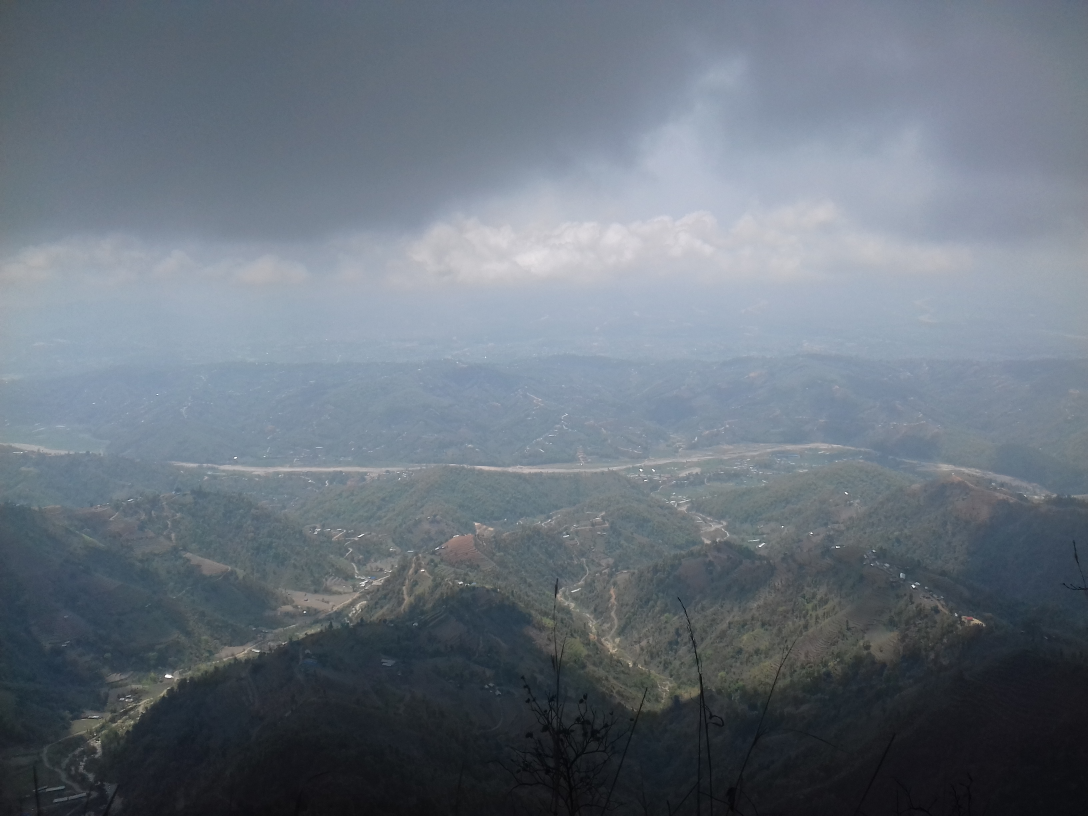
#> input picture Imagens/Cena.jpg, 3264 x 2448 px, found by its file name (shown at 1/3 size)
$ python 'Mudança de Background - Usando Média das Imagens - Versão 1.4.0.py'
#> lines starting #> are read from the running program, lines starting #| are printed output that depends on the picture
#
########################################################################
# Importação das Bibliotecas Necessárias
########################################################################
#
import cv2 as cv
import numpy as np

#
########################################################################
# Funções de Apoio
########################################################################
#
def running_average(bg_img, image, aweight):
    if bg_img is None:
        bg_img = image.copy().astype("float")
    else:
        cv.accumulateWeighted(image, bg_img, aweight)
    return bg_img

#
########################################################################
# Definições Gerais
########################################################################
#
ClearCmd = "clear"  # Em Ambiente Windows deve ser usado cls
DirBase = "LocalCV/"
NomeJanela = "Video Base"
NomeImagem = "Cena.jpg"
CaminhoBase = "/home/asoares/" + DirBase
NomeJanela = "Leitura de Vídeo"
NomeVideo = "PessoaSentada.mp4"
CaminhoVideo= CaminhoBase + "Videos/"
CaminhoImagem = CaminhoBase + "Imagens/"

# read camera feed
cam = cv.VideoCapture(0)
mog = cv.createBackgroundSubtractorMOG2()

fsize = (520, 720)
scene = cv.imread ( CaminhoImagem + NomeImagem, cv.IMREAD_COLOR)
#> scene is the input picture: shape (2448, 3264, 3); mean B, G, R 125.3, 114.8, 105.2
scene = cv.resize(scene, (fsize[1], fsize[0])) # resize scene to the size of frame
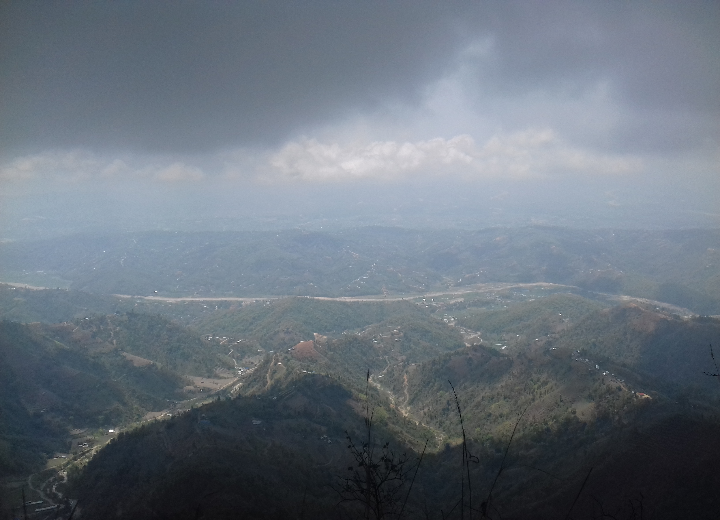
#> scene: shape (520, 720, 3); mean B, G, R 125.1, 114.6, 105.1


while True:
    ret, frame = cam.read()
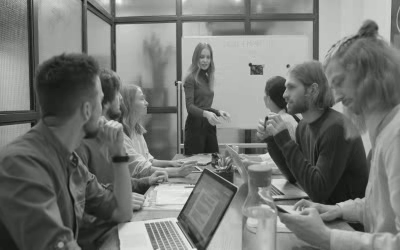
#> input picture frame 52 of Videos/EscritorioVermelho.mp4, 400 x 250 px, given in place of the camera
#> frame is the input picture: shape (250, 400, 3); mean B, G, R 115.6, 118.6, 116.6
    if ret:
        frame = cv.flip(frame, 1)
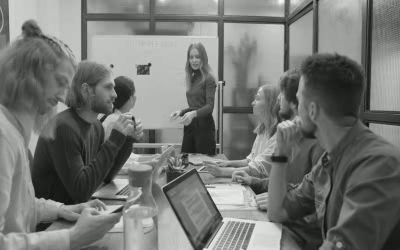
#> frame: shape (250, 400, 3); mean B, G, R 115.6, 118.6, 116.6
        frame = cv.resize(frame, (fsize[1], fsize[0]))
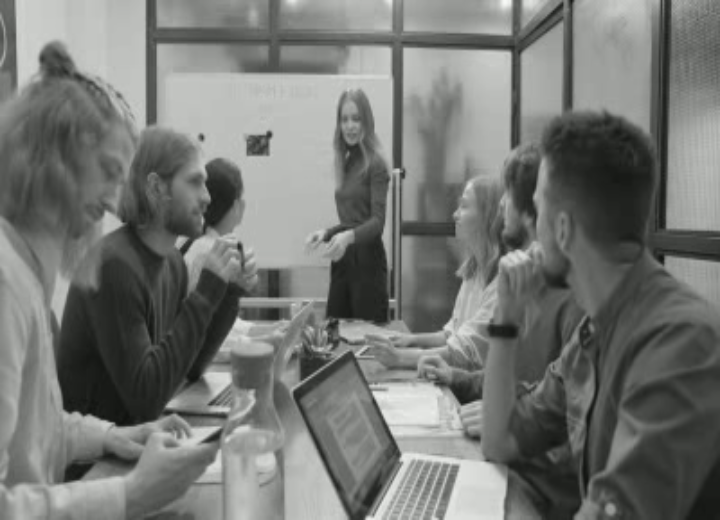
#> frame: shape (520, 720, 3); mean B, G, R 115.5, 118.5, 116.5
        fmask = mog.apply(frame, 0.5)
#> fmask: shape (520, 720); every value is 127


        kernel = np.ones((3, 3))
        fmask = cv.dilate(fmask, kernel, iterations=1)
#         fmask = cv2.erode(fmask, kernel, iterations=1)

        cv.imshow("mog", fmask)

        key = cv.waitKey(1) & 0xFF
#> (key Esc is pressed here)


        if key == 27: # if hit escape key
            break # break out of the loop

        frame[fmask==0] = scene[fmask==0]

        cv.imshow("Frame", frame)

cam.release()
cv.destroyAllWindows()
